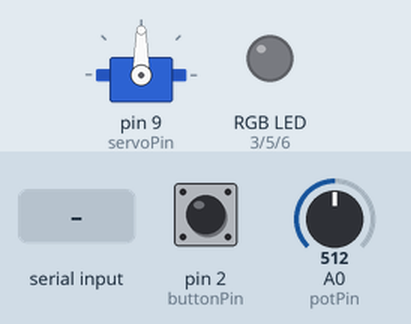
Recording of a sketch running on a simulated Arduino Uno, built with avr-gcc and run on an emulated ATmega328P. Shown: servo, an RGB LED mixed from three pins (HIGH = lit). The test bench sets the inputs (shaded band); at power-on: pin 2 (buttonPin) HIGH, A0 (potPin) = 512. Dim RGB values are drawn brighter than linear.

Above: at 1.2 s.
1.3 s: pin 2 (buttonPin) pulled LOW for 0.15 s
At 2.2 s:
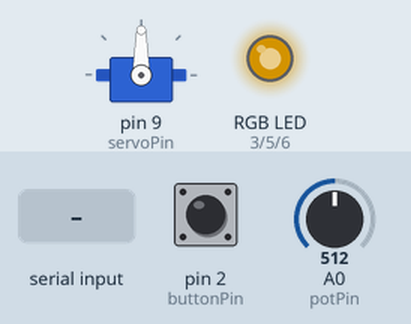
2.9 s: A0 (potPin) set to 716
At 3.4 s:
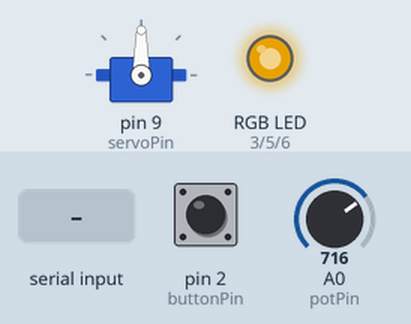
4.4 s: "led on\n" received over the second serial link
At 5.6 s:
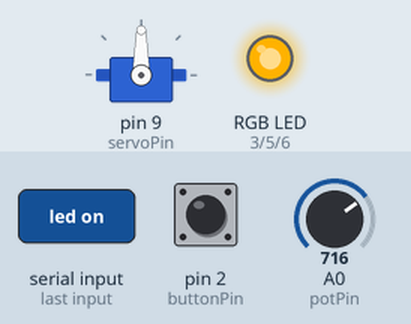
5.9 s: "servo_pos2\n" received over the second serial link
At 6.9 s:
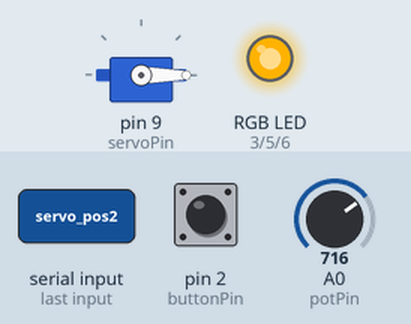
7.4 s: pin 2 (buttonPin) pulled LOW for 1 s
At 8.0 s:
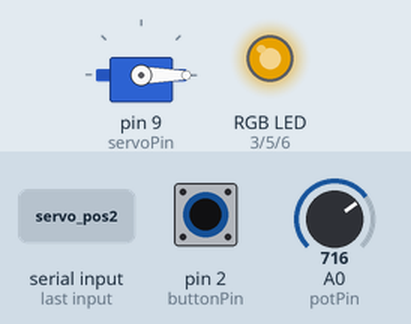
9.9 s: A0 (potPin) set to 511
At 11.1 s:
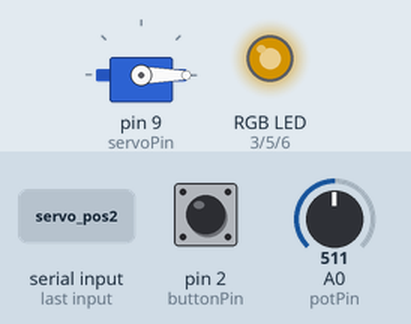
Timing chart, 0 to 12.4 s (numbered marks = the images above; inputs shaded):
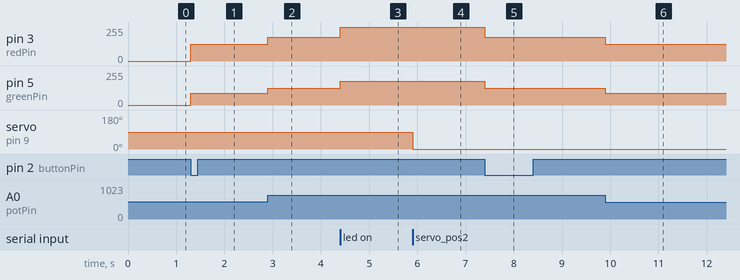

The sketch:

firmware.ino
```cpp
#include <SoftwareSerial.h>
#include <Servo.h>

SoftwareSerial bluetoothSerial(10, 11);

const int buttonPin = 2;
const int redPin = 3;
const int greenPin = 5;
const int bluePin = 6;
const int potPin = A0;
const int pirPin = 7;
const int servoPin = 9;

Servo myServo;

int mode = 0;
int lastButtonState = HIGH;
bool systemStarted = false;
bool lightOn = false;
int lastPirState = LOW;
bool lastPotDirection = false;

unsigned long lastPirTriggerTime = 0;
const unsigned long pirDebounceDelay = 1000;

String receivedBluetoothData = "";

int bluetoothBrightness = 0;
int currentServoAngle = 90;

// Odebrán mód 5
int manualModes[] = {0, 1, 2, 4};
int currentManualModeIndex = 0;

void setup() {
  pinMode(buttonPin, INPUT_PULLUP);
  pinMode(pirPin, INPUT);
  pinMode(redPin, OUTPUT);
  pinMode(greenPin, OUTPUT);
  pinMode(bluePin, OUTPUT);

  myServo.attach(servoPin);
  myServo.write(90);
  Serial.begin(9600);
  bluetoothSerial.begin(9600);
  setColor(0, 0, 0);
}

void loop() {
  // Bluetooth příkazy
  if (bluetoothSerial.available()) {
    char incomingChar = bluetoothSerial.read();
    if (incomingChar == '\n') {
      receivedBluetoothData.trim();

      if (mode != 99) {
        mode = 99;
        setColor(0, 0, 0);
        myServo.write(90);
        currentServoAngle = 90;
      }

      if (receivedBluetoothData == "led on") {
        bluetoothBrightness = 255;
        setColor(bluetoothBrightness, bluetoothBrightness * 0.7, 0);
        lightOn = true;
      } else if (receivedBluetoothData == "led off") {
        setColor(0, 0, 0);
        lightOn = false;
        bluetoothBrightness = 0;
      } else if (receivedBluetoothData == "jas+") {
        bluetoothBrightness = min(255, bluetoothBrightness + 25);
        setColor(bluetoothBrightness, bluetoothBrightness * 0.7, 0);
      } else if (receivedBluetoothData == "jas-") {
        bluetoothBrightness = max(0, bluetoothBrightness - 25);
        setColor(bluetoothBrightness, bluetoothBrightness * 0.7, 0);
      } else if (receivedBluetoothData == "servo_pos2") {
        myServo.write(0);
        currentServoAngle = 0;
      } else if (receivedBluetoothData == "servo_pos1") {
        myServo.write(90);
        currentServoAngle = 90;
      } else if (receivedBluetoothData == "servo_toggle") {
        currentServoAngle = (currentServoAngle == 0) ? 90 : 0;
        myServo.write(currentServoAngle);
      }

      receivedBluetoothData = "";
    } else {
      receivedBluetoothData += incomingChar;
    }
  }

  // Přepínání módů tlačítkem
  int buttonState = digitalRead(buttonPin);
  if (buttonState == LOW && lastButtonState == HIGH) {
    if (!systemStarted) {
      systemStarted = true;
      mode = manualModes[currentManualModeIndex];
      bluetoothBrightness = 255;
      setColor(bluetoothBrightness, bluetoothBrightness * 0.7, 0);
    } else if (mode == 99) {
      mode = manualModes[currentManualModeIndex];
    } else {
      currentManualModeIndex = (currentManualModeIndex + 1) % (sizeof(manualModes) / sizeof(manualModes[0]));
      mode = manualModes[currentManualModeIndex];
    }
  }
  lastButtonState = buttonState;

  if (!systemStarted || mode == 99) return;

  // Módy
  if (mode == 0) {
    int potValue = analogRead(potPin);
    int brightness = map(potValue, 0, 1023, 0, 255);
    setColor(brightness, brightness * 0.7, 0);
    bluetoothBrightness = brightness;
  } else if (mode == 1) {
    int potValue = analogRead(potPin);
    bool potDirection = potValue >= 512;
    if (potDirection != lastPotDirection) {
      myServo.write(potDirection ? 90 : 0);
      currentServoAngle = potDirection ? 90 : 0;
      lastPotDirection = potDirection;
    }
    setColor(0, 0, 0);
  } else if (mode == 2) {
    int pirState = digitalRead(pirPin);
    unsigned long now = millis();
    if (pirState == HIGH && lastPirState == LOW && (now - lastPirTriggerTime > pirDebounceDelay)) {
      lightOn = !lightOn;
      lastPirTriggerTime = now;
    }
    lastPirState = pirState;
    setColor(lightOn ? 255 : 0, lightOn ? 180 : 0, 0);
    bluetoothBrightness = lightOn ? 255 : 0;
  } else if (mode == 4) {
    static int lastPotValue = -1;
    int currentPotValue = analogRead(potPin);
    if (abs(currentPotValue - lastPotValue) > 5) {
      int brightnessValue = map(currentPotValue, 0, 1023, 0, 255);
      bluetoothSerial.print("J:");
      bluetoothSerial.print(brightnessValue);
      bluetoothSerial.print("\n");
      lastPotValue = currentPotValue;
    }
    setColor(0, 0, 0);
  }
}

void setColor(int r, int g, int b) {
  analogWrite(redPin, r);
  analogWrite(greenPin, g);
  analogWrite(bluePin, b);
}
```

Measured:
- after the input at 1.3 s, pin 3 (redPin): 0/255 → 127/255 at once; pin 5 (greenPin): 0/255 → 88/255 at once
- after the input at 2.9 s, pin 3 (redPin): 127/255 → 178/255 at once; pin 5 (greenPin): 88/255 → 124/255 at once
- after the input at 4.4 s, pin 3 (redPin): 178/255 → 255/255 at once; pin 5 (greenPin): 124/255 → 178/255 at once
- after the input at 5.9 s, servo on pin 9 (servoPin): 90° → 0° at once
- after the input at 7.4 s, pin 3 (redPin): 255/255 → 178/255 at once; pin 5 (greenPin): 178/255 → 124/255 at once
- after the input at 9.9 s, pin 3 (redPin): 178/255 → 127/255 at once; pin 5 (greenPin): 124/255 → 88/255 at once
